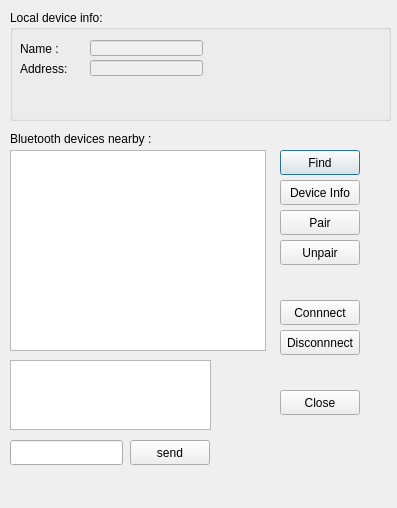
<?xml version="1.0" encoding="UTF-8"?>
<ui version="4.0">
 <class>BtConnector</class>
 <widget class="QDialog" name="BtConnector">
  <property name="geometry">
   <rect>
    <x>0</x>
    <y>0</y>
    <width>397</width>
    <height>508</height>
   </rect>
  </property>
  <property name="windowTitle">
   <string>Dialog</string>
  </property>
  <widget class="QListWidget" name="listDevicesNearby">
   <property name="geometry">
    <rect>
     <x>10</x>
     <y>150</y>
     <width>256</width>
     <height>201</height>
    </rect>
   </property>
  </widget>
  <widget class="QLabel" name="label">
   <property name="geometry">
    <rect>
     <x>10</x>
     <y>130</y>
     <width>161</width>
     <height>17</height>
    </rect>
   </property>
   <property name="text">
    <string>Bluetooth devices nearby :</string>
   </property>
  </widget>
  <widget class="QPushButton" name="buttonScan">
   <property name="geometry">
    <rect>
     <x>280</x>
     <y>150</y>
     <width>80</width>
     <height>25</height>
    </rect>
   </property>
   <property name="text">
    <string>Find</string>
   </property>
  </widget>
  <widget class="QPushButton" name="buttonPair">
   <property name="geometry">
    <rect>
     <x>280</x>
     <y>210</y>
     <width>80</width>
     <height>25</height>
    </rect>
   </property>
   <property name="text">
    <string>Pair</string>
   </property>
  </widget>
  <widget class="QPushButton" name="buttonDisconnect">
   <property name="geometry">
    <rect>
     <x>280</x>
     <y>330</y>
     <width>80</width>
     <height>25</height>
    </rect>
   </property>
   <property name="text">
    <string>Disconnnect</string>
   </property>
  </widget>
  <widget class="QPushButton" name="buttonRemoteDeviceInfo">
   <property name="geometry">
    <rect>
     <x>280</x>
     <y>180</y>
     <width>80</width>
     <height>25</height>
    </rect>
   </property>
   <property name="text">
    <string>Device Info</string>
   </property>
  </widget>
  <widget class="QLabel" name="label_localDevice">
   <property name="geometry">
    <rect>
     <x>10</x>
     <y>20</y>
     <width>381</width>
     <height>17</height>
    </rect>
   </property>
   <property name="text">
    <string/>
   </property>
  </widget>
  <widget class="QPushButton" name="buttonClose">
   <property name="geometry">
    <rect>
     <x>280</x>
     <y>390</y>
     <width>80</width>
     <height>25</height>
    </rect>
   </property>
   <property name="text">
    <string>Close</string>
   </property>
  </widget>
  <widget class="QGroupBox" name="groupBox">
   <property name="geometry">
    <rect>
     <x>10</x>
     <y>10</y>
     <width>381</width>
     <height>111</height>
    </rect>
   </property>
   <property name="title">
    <string>Local device info:</string>
   </property>
   <widget class="QLabel" name="label_2">
    <property name="geometry">
     <rect>
      <x>10</x>
      <y>30</y>
      <width>54</width>
      <height>17</height>
     </rect>
    </property>
    <property name="text">
     <string>Name :</string>
    </property>
   </widget>
   <widget class="QLabel" name="label_3">
    <property name="geometry">
     <rect>
      <x>10</x>
      <y>50</y>
      <width>54</width>
      <height>17</height>
     </rect>
    </property>
    <property name="text">
     <string>Address:</string>
    </property>
   </widget>
   <widget class="QLineEdit" name="lineEdit_name">
    <property name="enabled">
     <bool>false</bool>
    </property>
    <property name="geometry">
     <rect>
      <x>80</x>
      <y>30</y>
      <width>113</width>
      <height>16</height>
     </rect>
    </property>
   </widget>
   <widget class="QLineEdit" name="lineEdit_address">
    <property name="enabled">
     <bool>false</bool>
    </property>
    <property name="geometry">
     <rect>
      <x>80</x>
      <y>50</y>
      <width>113</width>
      <height>16</height>
     </rect>
    </property>
   </widget>
  </widget>
  <widget class="QTextEdit" name="textEdit">
   <property name="geometry">
    <rect>
     <x>10</x>
     <y>360</y>
     <width>201</width>
     <height>70</height>
    </rect>
   </property>
  </widget>
  <widget class="QPushButton" name="buttonUnpair">
   <property name="geometry">
    <rect>
     <x>280</x>
     <y>240</y>
     <width>80</width>
     <height>25</height>
    </rect>
   </property>
   <property name="text">
    <string>Unpair</string>
   </property>
  </widget>
  <widget class="QPushButton" name="buttonConnect">
   <property name="geometry">
    <rect>
     <x>280</x>
     <y>300</y>
     <width>80</width>
     <height>25</height>
    </rect>
   </property>
   <property name="text">
    <string>Connnect</string>
   </property>
  </widget>
  <widget class="QPushButton" name="pushButton">
   <property name="geometry">
    <rect>
     <x>130</x>
     <y>440</y>
     <width>80</width>
     <height>25</height>
    </rect>
   </property>
   <property name="text">
    <string>send</string>
   </property>
  </widget>
  <widget class="QLineEdit" name="inputInstr">
   <property name="geometry">
    <rect>
     <x>10</x>
     <y>440</y>
     <width>113</width>
     <height>25</height>
    </rect>
   </property>
  </widget>
 </widget>
 <resources/>
 <connections/>
</ui>
